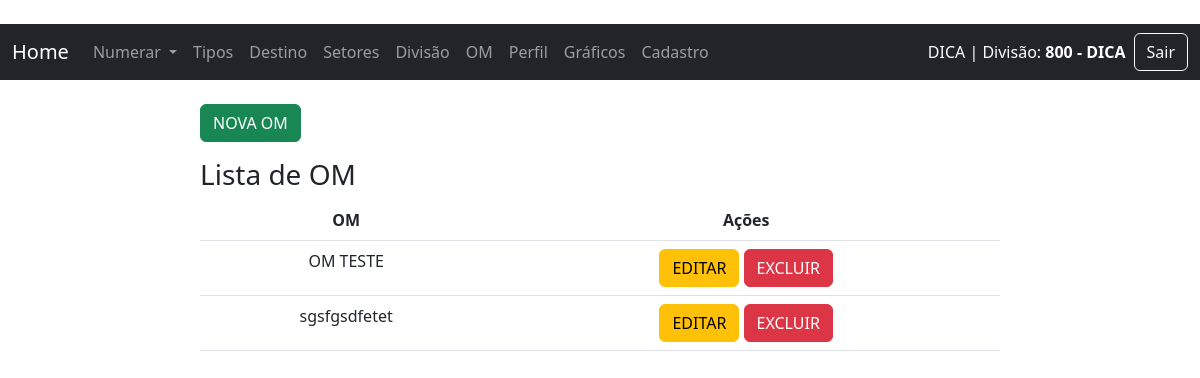
Before: /lista_om/ (signed in) with the older database file.
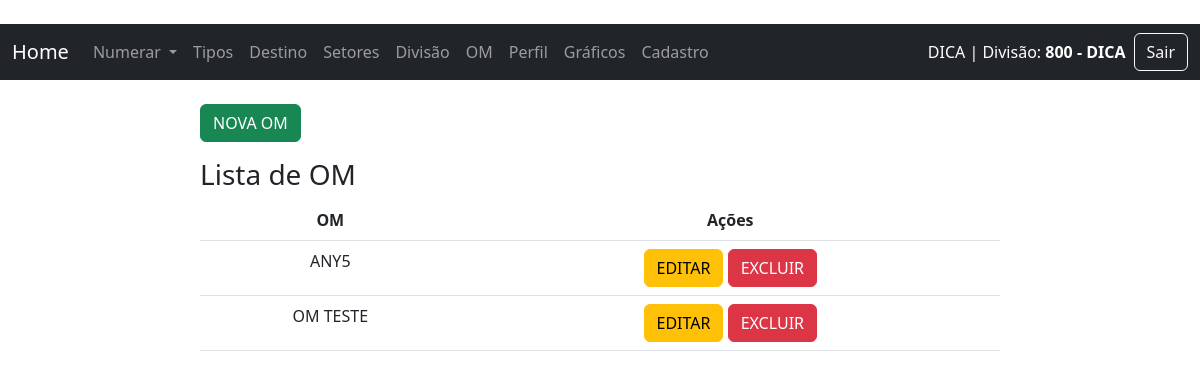
After: the same page with the newer database file.
### sn/models.py (models this page shows, shortened)
class Om(models.Model):
    om = models.CharField(max_length=100, verbose_name="OM")
    create_at = models.DateTimeField(auto_now_add=True)
    class Meta:
        verbose_name = 'OM'
        verbose_name_plural = 'OMs'
        ordering = ['om']

### sn/views/views_om.py (the view)
# urls.py: path('lista_om/', lista_om, name="lista_om"),
@login_required
def lista_om(request):
    dataset = Om.objects.all()
    context = {"dataset": dataset}
    context.update(gera_menu())  # Mescla o contexto existente com o menu
    return render(request, "sn/om/lista_om.html", context)

### sn/context_processors.py (called while the page is built)
def divisao_do_usuario(request):
    if request.user.is_authenticated:
        try:
            divisao = Divisao.objects.get(divisao=request.user.last_name)
            setor = Setor.objects.filter(fk_divisao=divisao).first()
            return {
                'divisao_nome': divisao.divisao,
                'setor_nome': setor.setor if setor else '---'
            }
        except Divisao.DoesNotExist:
            return {'divisao_nome': '---', 'setor_nome': '---'}
    return {}

### sn/views/views_home.py (called while the page is built)
def gera_menu():
    data_tipo = Tipo.objects.all()
    context = ({"data_tipo": data_tipo})  # Mescla o contexto existente com o novo contexto
    return context

### templates/sn/om/lista_om.html (shortened to what this page needs)
{% extends 'base.html' %}
{% block content %}
{% load permission_tags %}
    <div class="col-8 m-auto pt-4 pb-2">
        {% if user.is_staff %}
        <a href="{% url 'nova_om' %}" class="btn btn-success">NOVA OM</a>
        {% endif %}
        <h3>Lista de OM</h3>
        <table class="table">
            <thead class="thead-dark">
              <tr>
                <th style="text-align: center">OM</th>
                {% if user.is_staff %}
                <th style="text-align: center">Ações</th>
                {% endif %}
                </tr>
                </thead>
                <tbody>
    {% for data in dataset %}
    <tr>
        <td style="text-align: center">{{ data.om }}</td>
        {% if user.is_staff %}
        <td style="text-align: center">
            <a href="/editar_om/{{ data.id }}/" class="btn btn-warning">EDITAR</a>
            <a href="/delete_om/{{ data.id }}/" class="btn btn-danger">EXCLUIR</a>
        </td>
        {% endif %}
    </tr>
    {% endfor %}
</tbody>
</table>
</div>
{% endblock %}

Changed rows visible on the page:
changed Om: om "sgsfgsdfetet" → "ANY5"; moves up the list
